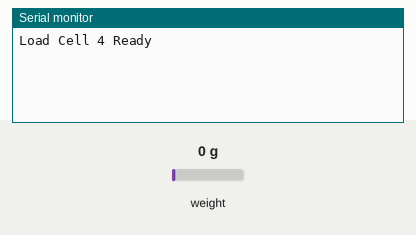
A sketch run on a simulated Arduino Uno, built with avr-gcc and run on an emulated ATmega328P. Shown: the last lines printed to the serial monitor. Inputs (shaded band) come from the test bench; at power-on: weight on the scale 0 g.

Above: at 2.2 s.
2.3 s: weight on the scale set to 100 g
At 3.6 s:
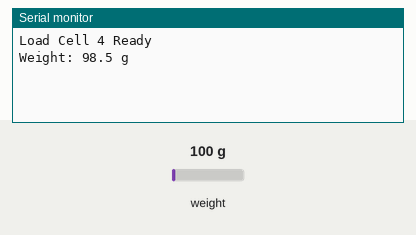
4.7 s: weight on the scale set to 1250 g
At 6.8 s:
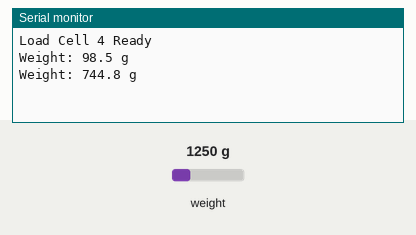
Timing chart, 0 to 8.3 s (numbered marks = the images above; inputs shaded):
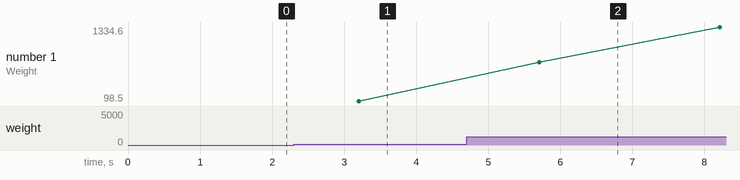

The sketch:

load_cell_4_with_caliberation.ino
```cpp
#include <HX711.h>

#define DT_PIN 6
#define SCK_PIN 5

HX711 scale;

// ===== Load Cell 4 Calibration =====
const long ZERO_OFFSET = -21421;
const float COUNTS_PER_GRAM = 409.42;

void setup() {
  Serial.begin(115200);
  delay(1000);

  scale.begin(DT_PIN, SCK_PIN);

  Serial.println("Load Cell 4 Ready");
}

void loop() {

  long sum = 0;

  // Average 20 readings
  for (int i = 0; i < 20; i++) {
    sum += scale.read();
    delay(10);
  }

  long raw = sum / 20;

  float weight = (raw - ZERO_OFFSET) / COUNTS_PER_GRAM;

  // Ignore tiny fluctuations
  if (abs(weight) < 2)
    weight = 0;

  Serial.print("Weight: ");
  Serial.print(weight, 1);
  Serial.println(" g");

  delay(300);
}
```

Measured:
- after the input at 2.3 s, the serial monitor: prints a new line after 0.90 s (image 1)
- after the input at 4.7 s, the serial monitor: prints a new line after 1.0 s (image 2)
- plotted number 1: 98.5 → 1334.6 after the input at 4.7 s
